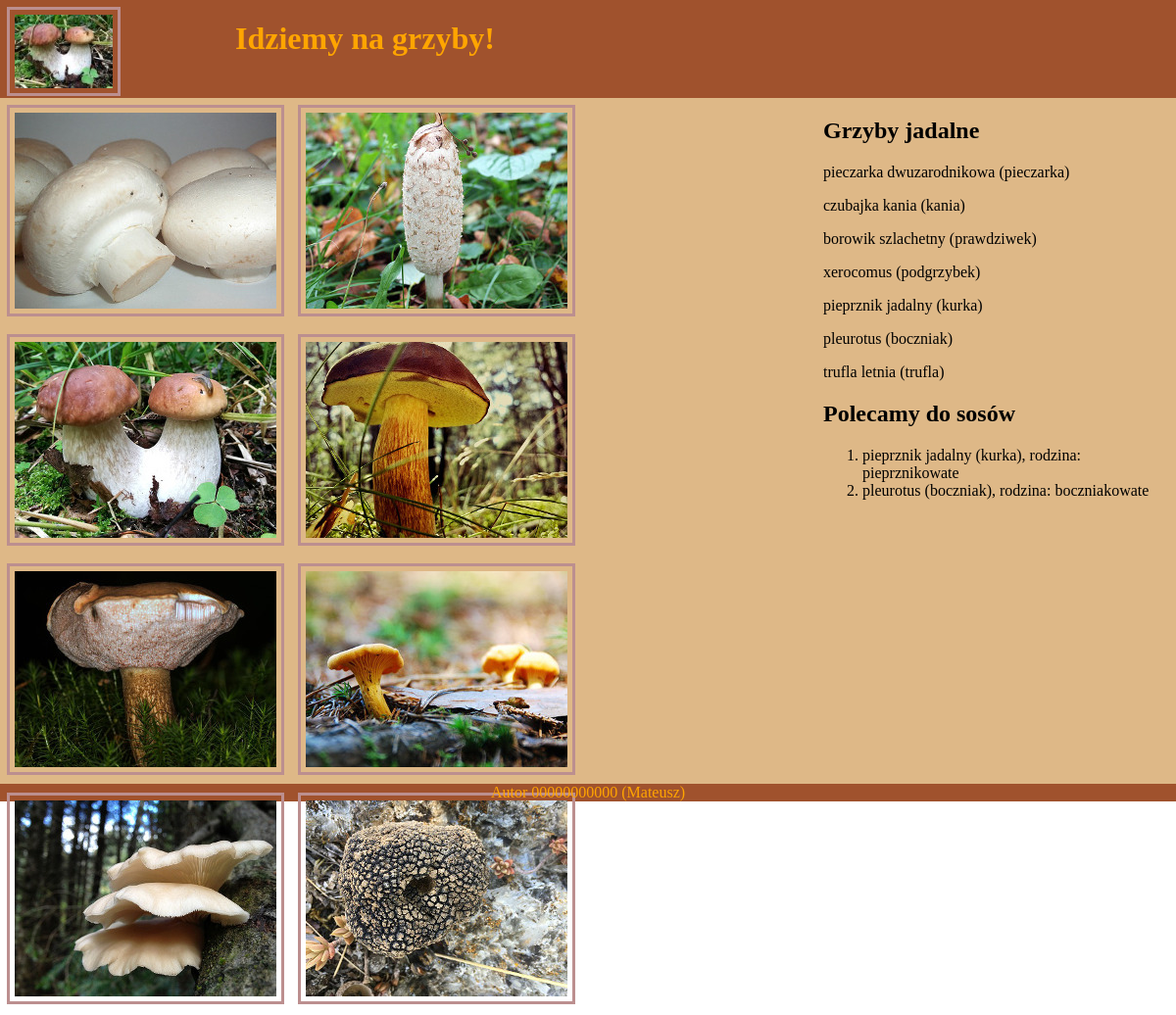
/2021_11_19/grzyby_arkusz_5/grzyby.php, run on the app's committed database.
### tables this page shows
CREATE TABLE `grzyby` (
  `id` int(10) UNSIGNED NOT NULL,
  `rodzina_id` int(10) UNSIGNED NOT NULL,
  `potrawy_id` int(10) UNSIGNED NOT NULL,
  `nazwa` text,
  `potoczna` text,
  `jadalny` tinyint(1) DEFAULT NULL,
  `miesiac_zbierania` int(11) DEFAULT NULL,
  `nazwa_pliku` text
);

CREATE TABLE `rodzina` (
  `id` int(10) UNSIGNED NOT NULL,
  `nazwa` text
);

### 2021_11_19/grzyby_arkusz_5/grzyby.php (the view, shortened to what this page needs)
<!DOCTYPE html>
<html lang="pl">
<head>
    <link rel="stylesheet" href="styl5.css">
</head>
<body>
    <?php
    $connection = new mysqli('localhost', 'root', '', 'pwi_dane2');
    ?>
    <header>
        <div id="logo">
            <a href="borowik.jpg">
                <img src="borowik-miniatura.jpg" alt="Grzybobranie">
            </a>
        </div>
        <div id="title">
            <h1>Idziemy na grzyby!</h1>
        </div>
    </header>
    <main>
        <section>
            <?php
            $sql = "SELECT `potoczna`, `nazwa_pliku`
                FROM `grzyby`";
            $result = $connection->query($sql);
            foreach ($result as $row)
            {
                echo "<img src='$row[nazwa_pliku]' title='$row[potoczna]'>";
            }
            ?>
        </section>
        <aside>
            <h2>Grzyby jadalne</h2>
            <?php
            $sql = "SELECT `nazwa`, `potoczna`
            FROM `grzyby`
            WHERE `jadalny` = 1";
            $result = $connection->query($sql);
            foreach ($result as $row)
            {
                echo "<p>$row[nazwa] ($row[potoczna])</p>";
            }
            ?>
            <h2>Polecamy do sosów</h2>
            <?php
            $sql = "SELECT `grzyby`.`nazwa`, `potoczna`, `rodzina`.`nazwa` as `nazwa_rodziny`
            FROM `grzyby`
            JOIN `potrawy`
            ON `grzyby`.`potrawy_id` = `potrawy`.`id`
            JOIN `rodzina`
            ON  `grzyby`.`rodzina_id` = `rodzina`.`id`
            WHERE `potrawy`.`nazwa` = 'sos'";
            $result = $connection->query($sql);
            echo "<ol>";
            foreach ($result as $row)
            {
                echo "<li>$row[nazwa] ($row[potoczna]), rodzina: $row[nazwa_rodziny] </li>";
            }
            ?>
            </ol>
        </aside>
    </main>
    <footer>
        Autor 00000000000 (Mateusz)
    </footer>
</body>
</html>

### 2021_11_19/grzyby_arkusz_5/styl5.css (style rules this page uses)
* { font-family: Verdana; }
body { margin: 0; }
header { display: flex; width: 100%; }
#logo { background-color: sienna; height: 100px; width: 20%; }
#title { background-color: sienna; color: orange; height: 100px; width: 80%; }
main { display: flex; }
section { background-color: #DEB887; height: 700px; width: 70%; }
aside { background-color: #DEB887; height: 700px; width: 30%; }
footer { background-color: sienna; color: orange; text-align: center; }
img { margin: 7px; padding: 5px; border: 3px solid rosybrown; }

### data on the page
grzyby: nazwa_pliku+potoczna (picture), nazwa "pieczarka dwuzarodnikowa", potoczna "pieczarka"
grzyby: nazwa_pliku+potoczna (picture), nazwa "czubajka kania", potoczna "kania"
grzyby: nazwa_pliku (picture), nazwa "borowik szlachetny", potoczna "prawdziwek"
grzyby: nazwa_pliku+potoczna (picture), nazwa "xerocomus", potoczna "podgrzybek"
grzyby: nazwa_pliku+potoczna (picture)
grzyby: nazwa_pliku+potoczna (picture), nazwa "pieprznik jadalny", potoczna "kurka", rodzina.nazwa "pieprznikowate"
grzyby: nazwa_pliku+potoczna (picture), nazwa "pleurotus", potoczna "boczniak", rodzina.nazwa "boczniakowate"
grzyby: nazwa_pliku+potoczna (picture), nazwa "trufla letnia", potoczna "trufla"
